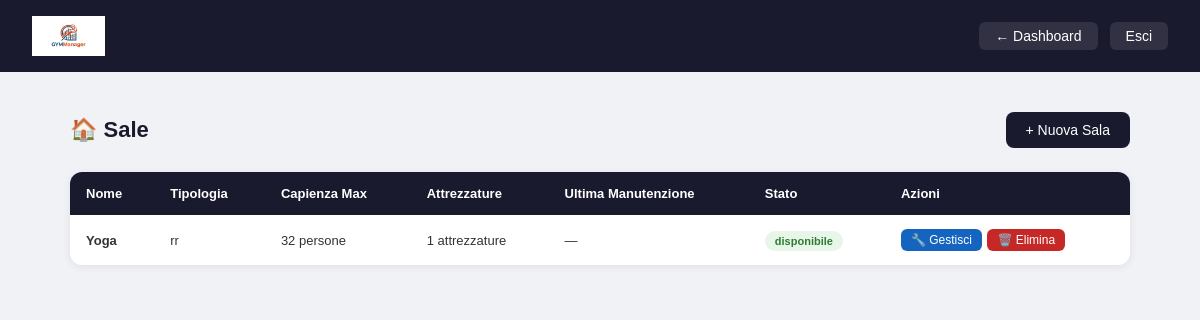
/palestra/pages/sale.php (signed in), run on the app's committed database.
### tables this page shows
CREATE TABLE `sala` (
  `id_sala` int(11) NOT NULL,
  `nome` varchar(100) NOT NULL,
  `tipologia` varchar(50) DEFAULT NULL,
  `capienza_max` int(11) NOT NULL,
  `stato` enum('disponibile','in_manutenzione','chiusa') NOT NULL DEFAULT 'disponibile',
  `data_ultima_manutenzione` date DEFAULT NULL
);

### palestra/pages/sale.php (the view, shortened to what this page needs)
<?php
require_once "../config/db.php";
$sale = $pdo->query("
    SELECT S.id_sala, S.nome, S.tipologia, S.capienza_max,
           S.stato, S.data_ultima_manutenzione,
           COUNT(C.id_attrezzatura) AS num_attrezzature
    FROM SALA S
    LEFT JOIN CONTIENE C ON S.id_sala = C.id_sala
    GROUP BY S.id_sala
    ORDER BY S.nome
")->fetchAll();
?>
<!DOCTYPE html>
<html lang="it">
<head>
</head>
<body>
<div class="navbar">
    <img src="../assets/logo.jpg" style="height:40px;">
    <div style="display:flex; gap:12px;">
        <a href="dashboard.php">← Dashboard</a>
        <a href="../logout.php">Esci</a>
    </div>
</div>
<div class="contenuto">
    <div class="intestazione">
        <h2>🏠 Sale</h2>
        <a class="btn" href="nuova_sala.php">+ Nuova Sala</a>
    </div>
    <table>
        <thead>
            <tr>
                <th>Nome</th>
                <th>Tipologia</th>
                <th>Capienza Max</th>
                <th>Attrezzature</th>
                <th>Ultima Manutenzione</th>
                <th>Stato</th>
                <th>Azioni</th>
            </tr>
        </thead>
        <tbody>
            <?php if(empty($sale)): ?>
            <tr>
                <td colspan="7" class="nessun-record">Nessuna sala ancora!</td>
            </tr>
            <?php else: ?>
            <?php foreach($sale as $s): ?>
            <tr>
                <td><strong><?= htmlspecialchars($s['nome']) ?></strong></td>
                <td><?= htmlspecialchars($s['tipologia']) ?></td>
                <td><?= $s['capienza_max'] ?> persone</td>
                <td><?= $s['num_attrezzature'] ?> attrezzature</td>
                <td><?= $s['data_ultima_manutenzione'] ? date('d/m/Y', strtotime($s['data_ultima_manutenzione'])) : '—' ?></td>
                <td>
                    <span class="badge <?= $s['stato'] ?>">
                        <?= $s['stato'] ?>
                    </span>
                </td>
                <td>
                    <a class="btn-azione btn-gestisci" href="gestisci_sala.php?id=<?= $s['id_sala'] ?>">🔧 Gestisci</a>
                    <a class="btn-azione btn-elimina" href="elimina_sala.php?id=<?= $s['id_sala'] ?>" onclick="return confirm('Sei sicuro di voler eliminare questa sala?')">🗑️ Elimina</a>
                </td>
            </tr>
            <?php endforeach; ?>
            <?php endif; ?>
        </tbody>
    </table>
</div>
</body>
</html>

### palestra/pages/sale.php (style rules this page uses)
* { margin: 0; padding: 0; box-sizing: border-box; }
body { font-family: Arial, sans-serif; background: #f0f2f5; }
.navbar { background: #1a1a2e; color: white; padding: 16px 32px; display: flex; justify-content: space-between; align-items: center; }
.navbar a { color: white; text-decoration: none; font-size: 14px; background: rgba(255,255,255,0.1); padding: 6px 16px; border-radius: 6px; }
.contenuto { max-width: 1100px; margin: 40px auto; padding: 0 20px; }
.intestazione { display: flex; justify-content: space-between; align-items: center; margin-bottom: 24px; }
.intestazione h2 { font-size: 22px; color: #1a1a2e; }
.btn { background: #1a1a2e; color: white; padding: 10px 20px; border-radius: 8px; text-decoration: none; font-size: 14px; }
table { width: 100%; background: white; border-radius: 12px; box-shadow: 0 2px 8px rgba(0,0,0,0.07); border-collapse: collapse; overflow: hidden; }
th { background: #1a1a2e; color: white; padding: 14px 16px; text-align: left; font-size: 13px; }
td { padding: 12px 16px; font-size: 13px; border-bottom: 1px solid #f0f2f5; color: #333; vertical-align: middle; }
tr:last-child td { border-bottom: none; }
.badge { padding: 4px 10px; border-radius: 20px; font-size: 11px; font-weight: bold; }
.badge.disponibile { background: #e8f5e9; color: #2e7d32; }
.btn-azione { color: white; padding: 4px 10px; border-radius: 6px; text-decoration: none; font-size: 12px; display: inline-block; margin: 2px 2px 2px 0; }
.btn-gestisci { background: #1565c0; }
.btn-elimina { background: #c62828; }

### data on the page
sala: nome "Yoga", tipologia "rr", capienza_max "32", num_attrezzature "1", stato "disponibile"
